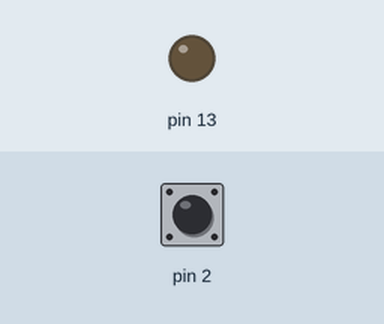
The sketch below on a simulated Arduino Uno, built with avr-gcc and run on an emulated ATmega328P. On the bench: output pins drawn as LEDs (lit = HIGH). Dashed ring = blinking. The inputs (shaded band) are chosen by the test bench; at power-on: pin 2 LOW. What the sketch prints to the serial monitor is not drawn.

Above: at 1.2 s.
1.3 s: pin 2 driven HIGH
At 2.5 s:
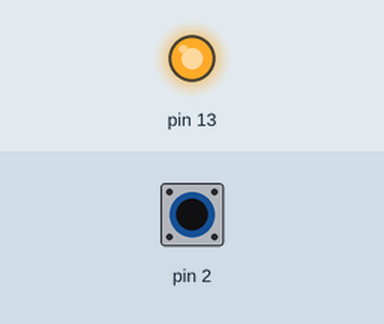
2.8 s: pin 2 driven LOW
At 3.9 s:
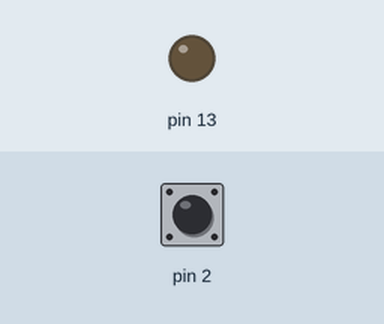
5.8 s: pin 2 pulsed HIGH 5 times (0.12 s each, 0.3 s apart)
At 5.86 s:
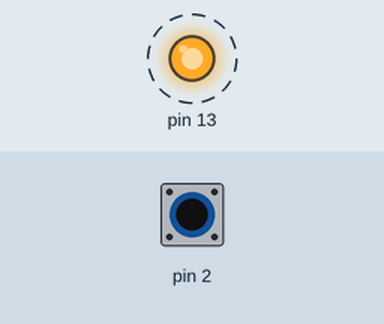
Timing chart, 0 to 8.8 s (numbered marks = the images above; inputs shaded):
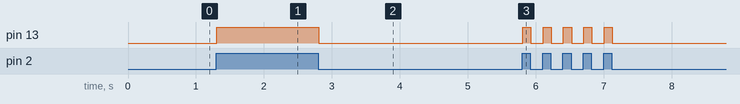

Measured:
- after the input at 1.3 s, pin 13: LOW → HIGH at once
- after the input at 2.8 s, pin 13: HIGH → LOW at once
- after the input at 5.8 s, pin 13: alternates HIGH for 0.12 s and LOW for 0.18 s, 10 changes in all, then stays LOW, starting at once

The sketch:

button_led.ino
```cpp
/*
作者：极客工坊
时间：2012年5月24日
IDE版本号：1.0.1
发布地址：[url=http://www.geek-workshop.com]www.geek-workshop.com[/url]
作用:当你按下按钮后1秒钟，灯会亮，然后维持5秒钟，熄灭
*/

void setup ()
{
  Serial.begin(9600);
  pinMode(2,INPUT);                 //将4号数字口设置为输入状态，13号数字口设置为输出状态
  pinMode(13,OUTPUT);
}

void loop()
{
  int n =digitalRead(2);                   //创建一个变量n，将4号数字口的状态采集出来赋值给他。
  if (n==HIGH)                             //判断n是否为高电平，如果是执行下面的语句，不是则跳过。
  {
    Serial.println("HIGH");
    digitalWrite(13,HIGH);
  } else {
    Serial.println("LOW");
      digitalWrite(13,LOW);
  }
}
```
